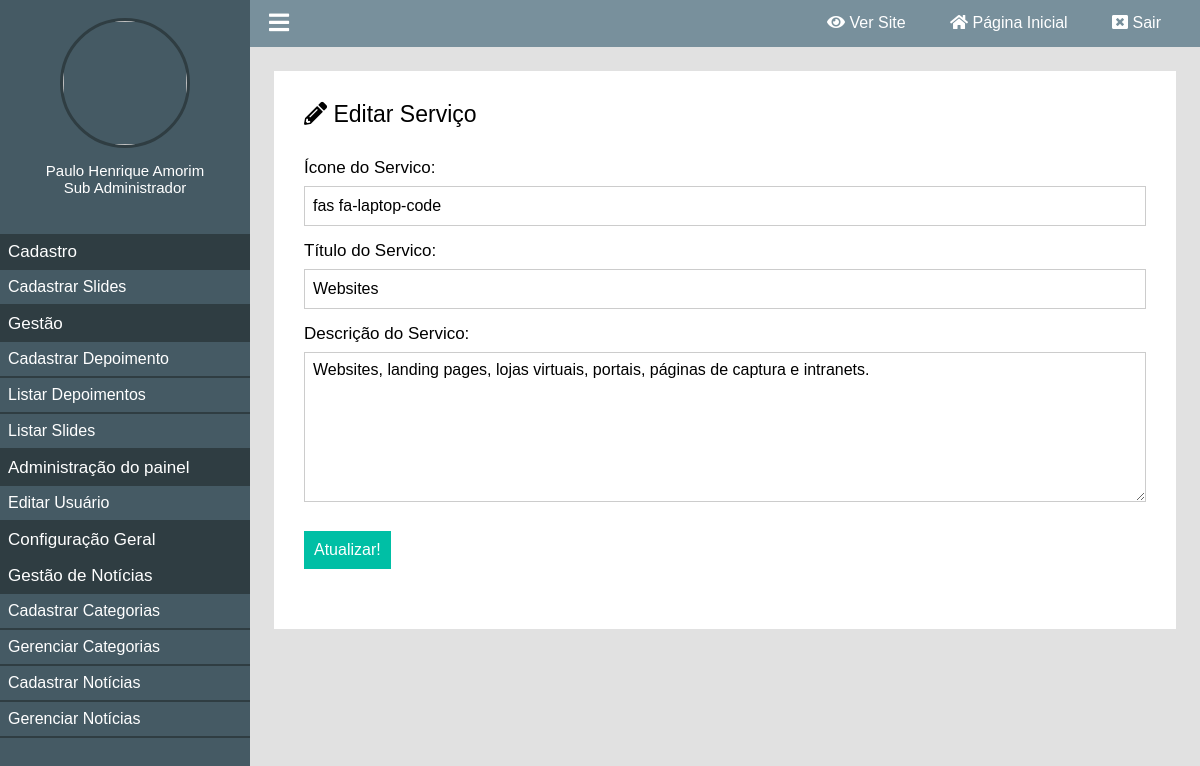
/painel/editar-servico?id=20 (signed in), run on the app's committed database.
### classes/MySql.php (called while the page is built)
<?php
	class MySql{
		private static $pdo;
		public static function conectar(){
			if(self::$pdo == null){
				try{
				self::$pdo = new PDO('mysql:host='.HOST.';dbname='.DATABASE,USER,PASSWORD,array(PDO::MYSQL_ATTR_INIT_COMMAND => "SET NAMES utf8"));
				self::$pdo->setAttribute(PDO::ATTR_ERRMODE,PDO::ERRMODE_EXCEPTION);
				}catch(Exception $e){
					echo '<h2>Erro ao conectar</h2>';
				}
			}
			return self::$pdo;
		}
	}
?>

### painel/pages/editar-servico.php (the view, shortened to what this page needs)
<?php
	if(isset($_GET['id'])){
		$id = (int)$_GET['id'];
		$servico = Painel::select('tb_site.servicos','id = ?',array($id));
	}else{
		Painel::alert('erro','Você precisa passar o parametro ID.');
		die();
	}
 ?>
<div class="box-content">
	<h2><i class="fas fa-pencil-alt"></i> Editar Serviço</h2>
	<form method="post" enctype="multipart/form-data">
		<div class="form-group">
			<label>Ícone do Servico:</label>
			<input type="text" name="icone_servico" value="<?= $servico['icone_servico'] ?>" />
		</div>
		<div class="form-group">
			<label>Título do Servico:</label>
			<input type="text" name="titulo_servico" value="<?= $servico['titulo_servico'] ?>" />
		</div>
		<div class="form-group">
			<label>Descrição do Servico:</label>
			<textarea name="descricao_servico"><?php echo $servico['descricao_servico']; ?></textarea>
		</div>
		<div class="form-group">
			<input type="submit" name="acao" value="Atualizar!">
		</div>
	</form>
</div>

### painel/css/style.css (style rules this page uses)
* { margin: 0; padding: 0; box-sizing: border-box; font-family: "Arial", sans-serif; }
html,body { height: 100%; background: rgb(225,225,225); }
body { overflow-x: hidden; }
.box-content { background: white; padding: 30px; margin-bottom: 25px; }
.box-content h2 { font-weight: 300; font-size: 23px; }
.box-content form { margin:30px 0; }
.box-content form label { font-size: 17px; font-weight: 300; color: black; display: block; }
.box-content .form-group { margin:15px 0; }
.box-content form input[type=text], .box-content form input[type=password] { margin-top:8px; font-size: 16px; font-weight: normal; color: black; width: 100%; height: 40px; border: 1px solid #ccc; padding-left: 8px; }
.box-content form textarea { margin-top:8px; font-size: 16px; font-weight: normal; color: black; width: 100%; height: 150px; border: 1px solid #ccc; padding: 8px; resize: vertical; }
.box-content form input[type=submit] { padding: 10px; cursor: pointer; margin-top: 10px; font-size: 16px; background: #00bfa5; color: white; border: 0; }

### data on the page
tb_site.servicos: icone_servico "fas fa-laptop-code", titulo_servico "Websites", descricao_servico "Websites, landing pages, lojas virtuais, portais, páginas de captura e intranets."

### other printed values
$_SESSION['nome'] "Paulo Henrique Amorim"
pegaCargo($_SESSION['cargo']) "Sub Administrador"
